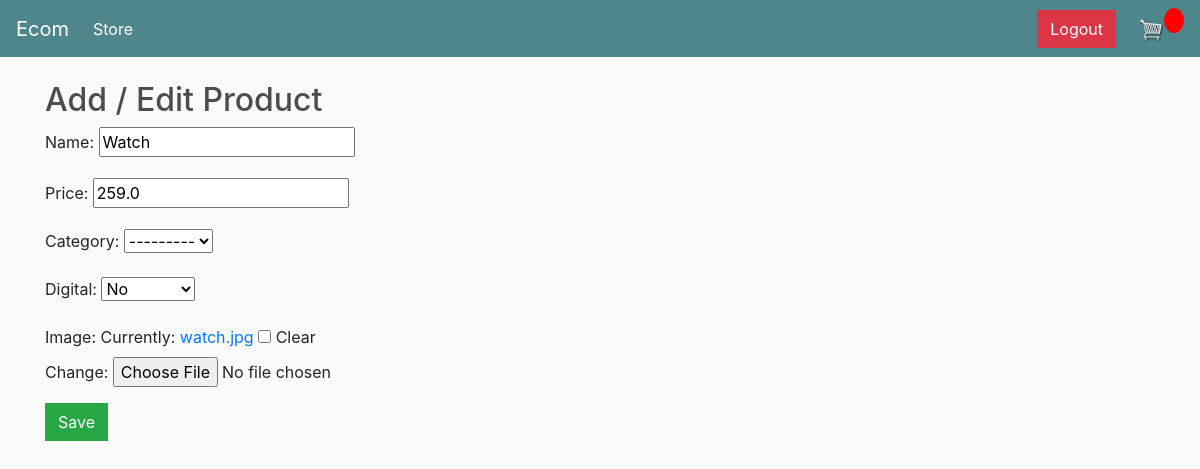
The page /products/edit/4/ (signed in) on the database its author committed.
### store/models.py (models this page shows, shortened)
class Product(models.Model):
    name = models.CharField(max_length=200)
    category = models.ForeignKey(Category, on_delete=models.SET_NULL, null=True, blank=True)
    price = models.FloatField()
    digital = models.BooleanField(default=False, null=True, blank=True)
    image = models.ImageField(null=True, blank=True)

### store/views.py (the view)
# urls.py: path('products/edit/<int:pk>/', views.product_update, name='product_update'),
@login_required(login_url='login')
def product_update(request, pk):
    product = get_object_or_404(Product, id=pk)
    form = ProductForm(request.POST or None, request.FILES or None, instance=product)
    if form.is_valid():
        form.save()
        return redirect('product_list')
    return render(request, 'store/product_form.html', {'form': form})

### store/forms.py
class ProductForm(forms.ModelForm):
    class Meta:
        model = Product
        fields = ['name', 'price', 'category', 'digital', 'image']

### store/templates/store/product_form.html (shortened to what this page needs)
{% extends 'store/main.html' %}
{% block content %}
<h2>Add / Edit Product</h2>
<form method="POST" enctype="multipart/form-data">
  {{ form.as_p }}
  <button type="submit" class="btn btn-success">Save</button>
</form>
{% endblock %}

### static/css/main.css (style rules this page uses)
body { background-color: hsl(0, 0%, 98%); }
h1,h2,h3,h4,h5,h6 { color:hsl(0, 0%, 30%); }
.btn { border-radius: 0; }

### rows shown on the page
Product: name "Watch", price "259.0", category "---------", digital "No"
